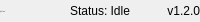
              <widget class="QFrame" name="bottomBar">
               <property name="minimumSize">
                <size>
                 <width>0</width>
                 <height>22</height>
                </size>
               </property>
               <property name="maximumSize">
                <size>
                 <width>16777215</width>
                 <height>22</height>
                </size>
               </property>
               <property name="frameShape">
                <enum>QFrame::NoFrame</enum>
               </property>
               <property name="frameShadow">
                <enum>QFrame::Raised</enum>
               </property>
               <layout class="QHBoxLayout" name="horizontalLayout_5">
                <property name="spacing">
                 <number>0</number>
                </property>
                <property name="leftMargin">
                 <number>0</number>
                </property>
                <property name="topMargin">
                 <number>0</number>
                </property>
                <property name="rightMargin">
                 <number>0</number>
                </property>
                <property name="bottomMargin">
                 <number>0</number>
                </property>
                <item>
                 <widget class="QLabel" name="creditslb">
                  <property name="maximumSize">
                   <size>
                    <width>16777215</width>
                    <height>16</height>
                   </size>
                  </property>
                  <property name="font">
                   <font>
                    <family>Segoe UI</family>
                    <pointsize>-1</pointsize>
                    <weight>50</weight>
                    <italic>false</italic>
                    <bold>false</bold>
                   </font>
                  </property>
                  <property name="text">
                   <string>JͮⳎ8 © 2024</string>
                  </property>
                  <property name="alignment">
                   <set>Qt::AlignLeading|Qt::AlignLeft|Qt::AlignVCenter</set>
                  </property>
                 </widget>
                </item>
                <item>
                 <widget class="QLabel" name="statuslb">
                  <property name="text">
                   <string>Status: Idle</string>
                  </property>
                  <property name="alignment">
                   <set>Qt::AlignCenter</set>
                  </property>
                 </widget>
                </item>
                <item>
                 <widget class="QLabel" name="versionlb">
                  <property name="text">
                   <string>v1.2.0</string>
                  </property>
                  <property name="alignment">
                   <set>Qt::AlignRight|Qt::AlignTrailing|Qt::AlignVCenter</set>
                  </property>
                 </widget>
                </item>
               </layout>
              </widget>
